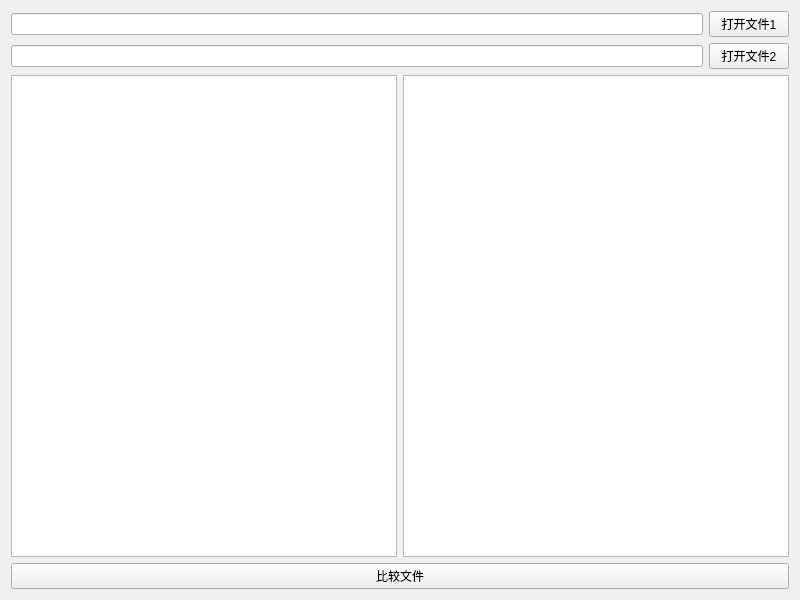
<?xml version="1.0" encoding="UTF-8"?>
<ui version="4.0">
 <class>CompareFile</class>
 <widget class="QWidget" name="CompareFile">
  <property name="geometry">
   <rect>
    <x>0</x>
    <y>0</y>
    <width>800</width>
    <height>600</height>
   </rect>
  </property>
  <property name="windowTitle">
   <string>CompareFile</string>
  </property>
  <layout class="QVBoxLayout" name="verticalLayout">
   <item>
    <layout class="QHBoxLayout" name="horizontalLayout_2">
     <item>
      <widget class="QLineEdit" name="file_text1"/>
     </item>
     <item>
      <widget class="QPushButton" name="btn_open_1">
       <property name="text">
        <string>打开文件1</string>
       </property>
      </widget>
     </item>
    </layout>
   </item>
   <item>
    <layout class="QHBoxLayout" name="horizontalLayout">
     <item>
      <widget class="QLineEdit" name="file_text2"/>
     </item>
     <item>
      <widget class="QPushButton" name="btn_open_2">
       <property name="text">
        <string>打开文件2</string>
       </property>
      </widget>
     </item>
    </layout>
   </item>
   <item>
    <layout class="QHBoxLayout" name="horizontalLayout_3">
     <item>
      <widget class="QListWidget" name="listWidget1"/>
     </item>
     <item>
      <widget class="QListWidget" name="listWidget2"/>
     </item>
    </layout>
   </item>
   <item>
    <widget class="QPushButton" name="btn_compare">
     <property name="text">
      <string>比较文件</string>
     </property>
    </widget>
   </item>
  </layout>
 </widget>
 <resources/>
 <connections/>
</ui>
